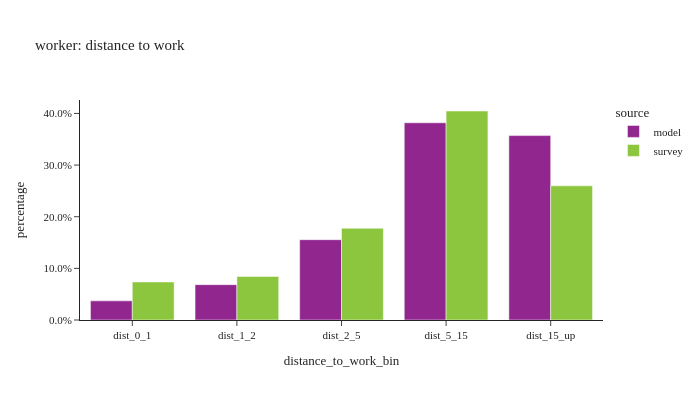
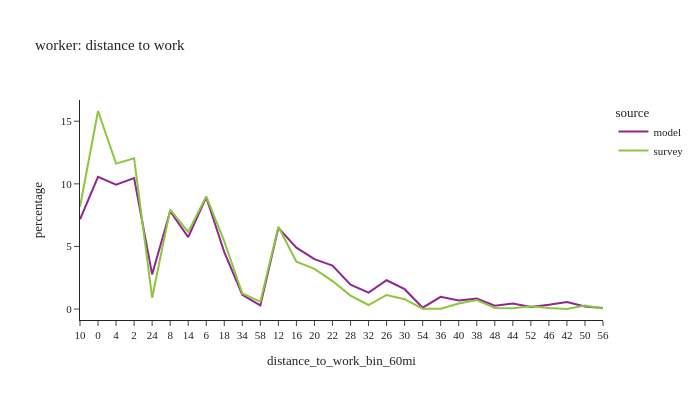

Notebook cell for these charts, in order:
### Markdown cell above
## Distance to work

### Code cell
def plot_distance(df:pd.DataFrame, group:str, title_name:str):

    # plot1
    util.plot_share_barchart(df.loc[(df[group])], 'person_weight', 'distance_to_work_bin', title=title_name)

    # plot2
    df_plot = df.loc[(df[group])].groupby(['source','distance_to_work_bin_60mi'], observed=True)['person_weight'].sum().reset_index()
    df_plot['percentage'] = df_plot.groupby(['source'], group_keys=False)['person_weight'].\
                apply(lambda x: 100 * x / float(x.sum()))
    # df_plot
    #
    fig2 = px.line(df_plot, x='distance_to_work_bin_60mi', y="percentage", color="source",
                   title=title_name)
    fig2.for_each_annotation(lambda a: a.update(text = a.text.split("=")[-1]))
    fig2.update_layout(height=400, width=700, font=dict(size=11))
    fig2.show()

# distance to work
plot_distance(per_data,'is_worker',"worker: distance to work")

### Figure 1 — Plotly figure (JSON) as saved in the notebook; plotly's stock layout.template omitted (floating-point values rounded to 4 significant figures)
{"data": [{"alignmentgroup": "True", "customdata": [[58994], [108975], [247512], [607858], [568434]], "hovertemplate": "source=model<br>distance_to_work_bin=%{x}<br>percentage=%{y}<br>sample_size=%{customdata[0]}<extra></extra>", "legendgroup": "model", "marker": {"color": "#91268F", "pattern": {"shape": ""}}, "name": "model", "offsetgroup": "model", "orientation": "v", "showlegend": true, "textposition": "auto", "type": "bar", "x": ["dist_0_1", "dist_1_2", "dist_2_5", "dist_5_15", "dist_15_up"], "xaxis": "x", "y": [0.03706, 0.06846, 0.1555, 0.3819, 0.3571], "yaxis": "y"}, {"alignmentgroup": "True", "customdata": [[381], [283], [623], [1068], [589]], "hovertemplate": "source=survey<br>distance_to_work_bin=%{x}<br>percentage=%{y}<br>sample_size=%{customdata[0]}<extra></extra>", "legendgroup": "survey", "marker": {"color": "#8CC63E", "pattern": {"shape": ""}}, "name": "survey", "offsetgroup": "survey", "orientation": "v", "showlegend": true, "textposition": "auto", "type": "bar", "x": ["dist_0_1", "dist_1_2", "dist_2_5", "dist_5_15", "dist_15_up"], "xaxis": "x", "y": [0.07366, 0.08431, 0.1776, 0.4047, 0.2597], "yaxis": "y"}], "layout": {"barmode": "group", "height": 400, "legend": {"title": {"text": "source"}, "tracegroupgap": 0}, "title": {"text": "worker: distance to work"}, "width": 700, "xaxis": {"anchor": "y", "domain": [0.0, 1.0], "title": {"text": "distance_to_work_bin"}}, "yaxis": {"anchor": "x", "domain": [0.0, 1.0], "tickformat": ".1%", "title": {"text": "percentage"}}}}

### Figure 2 — Plotly figure (JSON) as saved in the notebook; plotly's stock layout.template omitted (floating-point values rounded to 4 significant figures)
{"data": [{"hovertemplate": "source=model<br>distance_to_work_bin_60mi=%{x}<br>percentage=%{y}<extra></extra>", "legendgroup": "model", "line": {"color": "#91268F", "dash": "solid"}, "marker": {"symbol": "circle"}, "mode": "lines", "name": "model", "orientation": "v", "showlegend": true, "type": "scatter", "x": ["10", "0", "4", "2", "24", "8", "14", "6", "18", "34", "58", "12", "16", "20", "22", "28", "32", "26", "30", "54", "36", "40", "38", "48", "44", "52", "46", "42", "50", "56"], "xaxis": "x", "y": [7.17, 10.55, 9.932, 10.46, 2.77, 7.809, 5.748, 8.929, 4.543, 1.143, 0.295, 6.484, 4.903, 3.985, 3.468, 1.947, 1.316, 2.3, 1.587, 0.1092, 0.9718, 0.686, 0.832, 0.2669, 0.4382, 0.1635, 0.3419, 0.5641, 0.1986, 0.08959], "yaxis": "y"}, {"hovertemplate": "source=survey<br>distance_to_work_bin_60mi=%{x}<br>percentage=%{y}<extra></extra>", "legendgroup": "survey", "line": {"color": "#8CC63E", "dash": "solid"}, "marker": {"symbol": "circle"}, "mode": "lines", "name": "survey", "orientation": "v", "showlegend": true, "type": "scatter", "x": ["10", "0", "4", "2", "24", "8", "14", "6", "18", "34", "58", "12", "16", "20", "22", "28", "32", "26", "30", "54", "36", "40", "38", "48", "44", "52", "46", "42", "50", "56"], "xaxis": "x", "y": [8.171, 15.82, 11.61, 12.04, 0.9039, 7.937, 6.166, 8.994, 5.405, 1.243, 0.588, 6.574, 3.787, 3.215, 2.237, 1.077, 0.3229, 1.124, 0.7846, 0.03181, 0.02088, 0.4383, 0.716, 0.09411, 0.06698, 0.2177, 0.08455, 0.004462, 0.2838, 0.03972], "yaxis": "y"}], "layout": {"font": {"size": 11}, "height": 400, "legend": {"title": {"text": "source"}, "tracegroupgap": 0}, "title": {"text": "worker: distance to work"}, "width": 700, "xaxis": {"anchor": "y", "domain": [0.0, 1.0], "title": {"text": "distance_to_work_bin_60mi"}}, "yaxis": {"anchor": "x", "domain": [0.0, 1.0], "title": {"text": "percentage"}}}}
